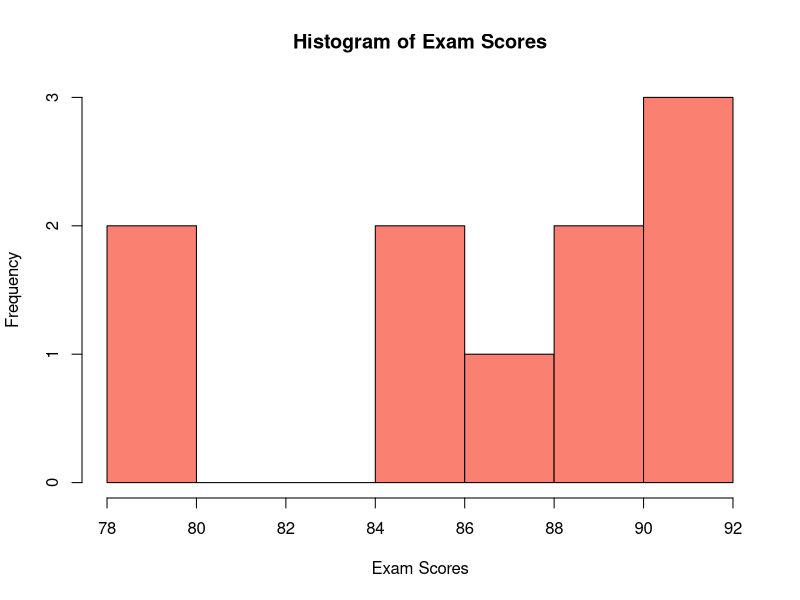
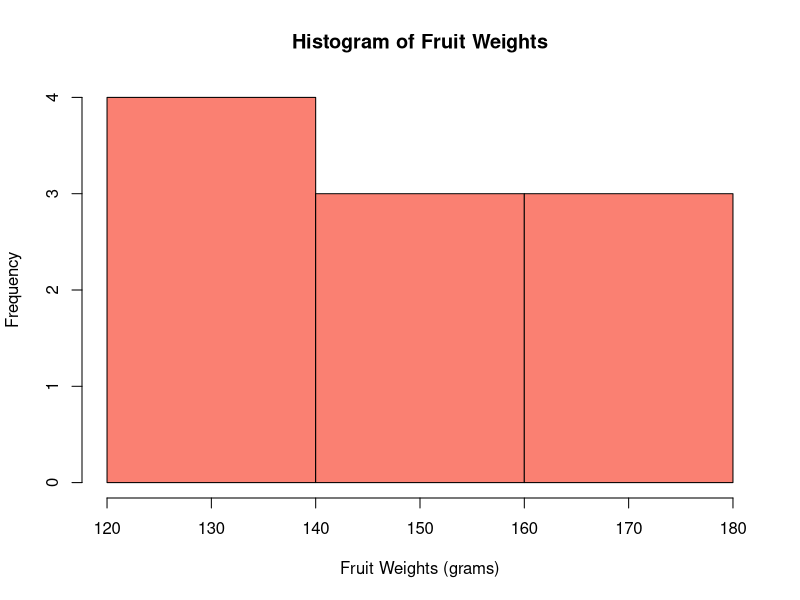

The R script that drew these images, in order:
## ---- chunk 1
# Create a 2x3 matrix
mat <- matrix(c(1, 2, 3, 4, 5, 6), 
              nrow = 2, ncol = 3) # nrow * ncol = # of observations
print(mat)
## ---- chunk 2
# Create a matrix with sales data and named dimensions
sales_matrix <- matrix(c(100, 150, 200, 80, 120, 160), 
                       nrow = 2, byrow = TRUE,
                       dimnames = list(c("Month1", "Month2"),
                                        c("ProductA", "ProductB", "ProductC")))
sales_matrix
## ---- chunk 3
# alternative way of setting row and column names
sales_matrix <- matrix(c(100, 150, 200, 80, 120, 160), 
                       nrow = 3, byrow = TRUE)

rownames(sales_matrix) <- c("1", "2", "3")
colnames(sales_matrix) <- c("ProdA", "ProdB")
## ---- chunk 4
price_matrix <- matrix(c(10,15,20,5,8,12), 
                       ncol=2, byrow=F,
                       dimnames = list(c("1", "2", "3"),
                                       c("Product A", "Product B")))

# matrix addition
sales_matrix + price_matrix
## ---- chunk 5
total_revenue <- sales_matrix * price_matrix 
total_revenue
## ---- chunk 6
# Create a data frame for unemployment rates
quarters <- c("Q1", "Q2", "Q3", "Q4")
unemployment_rates <- c(5.2, 5.5, 5.7, 5.9)
unemployment_data <- data.frame(Quarter = quarters, 
                                Rate = unemployment_rates)
unemployment_data

## ---- chunk 7
# Access a specific element in the sales_matrix
sales_productA_month2 <- sales_matrix[2, "ProdA"]
sales_productA_month2
## ---- chunk 8
unemployment_data[3, "Rate"]
unemployment_data[, "Rate"][3]
## ---- chunk 9
# Creating a frequency table
data <- c("BMW", "BMW", "KIA", "Toyota")
data.frame(Cars = data)

freq_table <- table(data)
print(freq_table)
## ---- chunk 10
grades = c("A", "B", "B", "C", "A", "A", "B")
table(grades)
## ---- chunk 11
# Dataset of exam scores
exam_scores <- c(85, 92, 78, 90, 85, 88, 78, 92, 92, 90)

# Create a discrete frequency table
freq_table_discrete <- table(exam_scores)
print(freq_table_discrete)

# Create a histogram for the exam scores
hist(exam_scores, main = "Histogram of Exam Scores",
     xlab = "Exam Scores", ylab = "Frequency", 
     col = "salmon", border = "black")

## ---- chunk 12
# Dataset of fruit weights (in grams)
fruit_weights <- c(120, 150, 140, 170, 180, 135, 160, 150, 175, 130)

# Choose the number of bins (intervals) for the histogram
num_bins <- 4

# Create a histogram for the fruit weights
hist(fruit_weights, breaks = num_bins,
     main = "Histogram of Fruit Weights",
     xlab = "Fruit Weights (grams)", ylab = "Frequency", 
     col = "salmon", border = "black")
## ---- chunk 13
# Calculate class width for the continuous frequency distribution
data_range <- max(fruit_weights) - min(fruit_weights)
class_width <- data_range / num_bins
cat("Class Width:", class_width, "grams\n")

# Calculate frequency table for continuous distribution
freq_table_continuous <- cut(fruit_weights, breaks = num_bins, 
                             right = TRUE, include.lowest = TRUE)
print(table(freq_table_continuous))

## ---- chunk 14
?cut
## ---- chunk 15
# Calculate mean and median
income <- c(40000, 40000, 45000, 52000, 60000, 67000, 150000)
mean_income <- mean(income)
median_income <- median(income)

print(paste("Mean Income:", mean_income))
print(paste("Median Income:", median_income))
## ---- chunk 16
# Calculate quartiles
quartiles <- quantile(income, probs = c(0.25, 0.5, 0.75))
print(paste("Income Quartiles:", quartiles)) # note vectorization
## ---- chunk 17
# Calculate mode
income_mode <- as.numeric(names(sort(table(income), decreasing = TRUE)[1]))
print(paste("Income mode:", income_mode))
## ---- chunk 18
# Calculate range
data_range <- max(income) - min(income)
data_range
## ---- chunk 19
# Calculate variance and standard deviation
var_income <- var(income, na.rm=T)
sd_income <- sd(income, na.rm=T)

print(paste("Income variance:", var_income))
print(paste("Income standard deviation:", sd_income))
## ---- chunk 20
income <- c(income, NA)

var(income, na.rm=T)
## ---- chunk 21
# Calculate coefficient of variation
cv_income <- (sd_income / mean_income) * 100
print(paste("Income CV:", cv_income))
## ---- chunk 22
#install.packages("e1071")
library(e1071)  # Make sure e1071 package is installed
## ---- chunk 23
# Calculate skewness and kurtosis
skewness_income <- skewness(income, na.rm = T)
kurtosis_income <- kurtosis(income, na.rm=T)

print(paste("Income skewness:", skewness_income))
print(paste("Income kurtosis", kurtosis_income))
## ---- chunk 24
# Create a dataset with a normal distribution
set.seed(123)  # Setting seed for reproducibility
data <- rnorm(1000, mean = 50, sd = 10)  # Mean = 50, Standard Deviation = 10

# Calculate quartiles
q1 <- quantile(data, 0.25)
q3 <- quantile(data, 0.75)

# Calculate mode
mode <- as.numeric(names(sort(table(data), decreasing = TRUE)[1]))

# Calculate range
range_data <- range(data)

# Calculate variance
variance <- var(data)

# Calculate mean and median for different standard deviations
std_dev_values <- c(5, 10, 15, 50, 100)

result <- data.frame(StandardDeviation = std_dev_values)

result["Mean"] <- sapply(std_dev_values, function(sd_value) {
  data <- rnorm(1000, mean = 50, sd = sd_value)
  return(mean(data))
})
result$Median <- sapply(std_dev_values, function(sd_value) {
  data <- rnorm(1000, mean = 50, sd = sd_value)
  return(median(data))
})

# Display the results
cat("Quartile 1:", q1, "\n")
cat("Quartile 3:", q3, "\n")
cat("Mode:", mode, "\n")
cat("Range:", range_data, "\n")
cat("Variance:", variance, "\n")
cat("Mean and Median for Different Standard Deviations:\n")
print(result)

